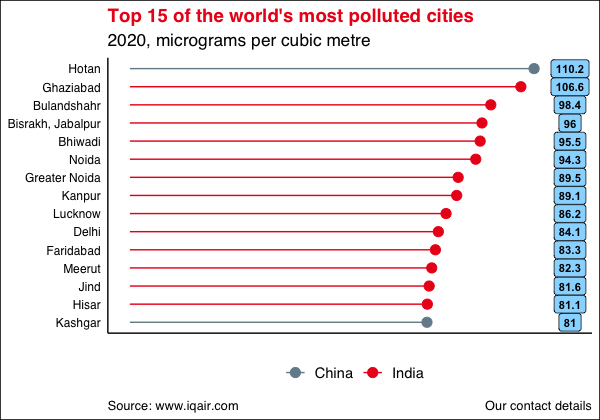

R code for this plot:
#===============
# Good stuff:
#===============
# change colors of geom segment and point
# Get colors right
#===============
# References:
#===============


library(ggplot2)
library(ggthemes)
library(dplyr)

# Variables

countryColor <- c("#758D99", "#EC111A") 
titleColor <- "#EC111A"
labelFiller <- "#98DAFF"


# set working directory and read the file
setwd("/Users/sanjaynoronha/Desktop/R")
df <- read.csv("X_World_Most_polluted_cities.csv")
df <- df %>% arrange(desc(ranking))


# This function causes the city to be ordered
# but this starts from the bottom of the axis
df$city  <- factor(
  df$city 
  ,levels =  df$city
)

df


# draw a horizontal lollipop chart
# Horizontal version
p <- ggplot(df, aes(x=value, y=city)) +
    geom_segment( aes(x=0, xend= value, y= city, yend= city, color= country) ) +
    geom_point( aes(color= country), size = 3.25) +
    annotate("label", x = 120 , y =  df$city,  label = df$value,  size = 3, fontface = "bold", fill = labelFiller) +
    scale_color_manual(values = countryColor) + 
  
theme_clean() +

# THEME SECTION
  
labs(
  x = NULL
  , y = NULL
  , title = "Top 15 of the world's most polluted cities"
  , subtitle = "2020, micrograms per cubic metre"
  , caption = c("Our contact details", "Source: www.iqair.com" )
) +
  
  theme(
    plot.caption = element_text(hjust=c(1, 0))
    , plot.title = element_text(colour = titleColor)
  ) +
  
  theme(
    panel.grid.major.x =   element_blank()
    , panel.grid.major.y =  element_blank()
    , panel.grid.minor.x =  element_blank()
    , panel.grid.minor.y = element_blank()
  ) +
  
  theme(
    axis.ticks = element_blank()
    , axis.text.x = element_blank() 
  ) +
  
  theme(
    legend.title = element_blank()
    , legend.position="bottom"
    , legend.background = element_blank()
  ) 
  

p
